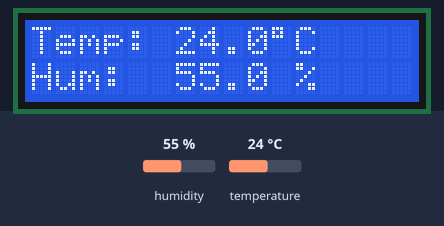
Recording of a program running on a simulated Arduino Uno R4 WiFi. Shown: 16×2 character LCD. Inputs (shaded band) come from the test bench; at power-on: humidity 55 %, temperature 24 °C.

Above: at 2.6 s.
2.7 s: humidity set to 22 %
At 6.3 s:
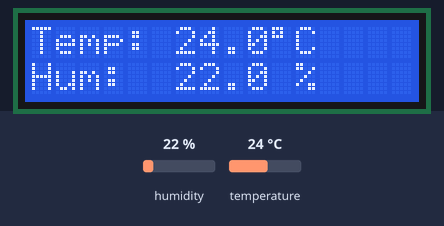
8.0 s: temperature set to 12 °C
At 10.6 s:
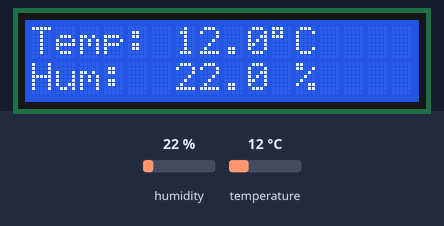
13.3 s: humidity set to 40 %
At 14.8 s:
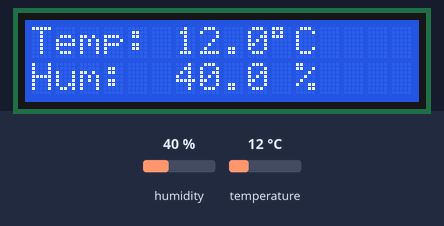
18.6 s: temperature set to 19 °C
At 23.3 s:
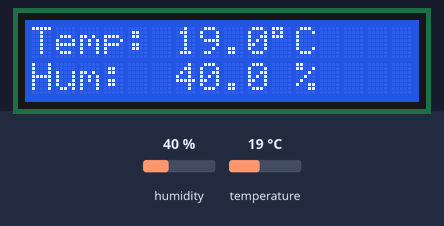
Timing chart, 0 to 24.8 s (numbered marks = the images above; inputs shaded):
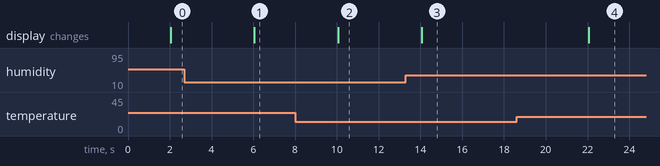

The program:

main.cpp
```cpp
// DHT11 temperature and humidity display.
//
// Board:     Arduino UNO R4 WiFi
// Sensor:    DHT11, data pin connected to D2           (see sensor.cpp)
// Display:   16x2 LCD with I2C backpack at address 0x27 (see display.cpp)
// Libraries: DHT sensor library (Adafruit), LiquidCrystal_I2C (marcoschwartz)

#include <Arduino.h>

#include "display.h"
#include "sensor.h"

// ---------------------------------------------------------------------------
// Constants and globals
// ---------------------------------------------------------------------------

namespace
{

constexpr uint32_t kSerialBaud = 9600;

// The DHT11 is a slow sensor: wait at least 2 seconds between readings.
constexpr uint32_t kReadIntervalMs = 2000;

// The DHT11 occasionally fails a single read even when wired correctly,
// so only show the error screen after this many failures in a row.
constexpr uint8_t kMaxConsecutiveFailures = 3;

uint32_t last_read_time = 0;
uint8_t consecutive_failures = 0;

}  // namespace

// ---------------------------------------------------------------------------
// Arduino entry points (names are fixed by the Arduino framework)
// ---------------------------------------------------------------------------

void setup()
{
  Serial.begin(kSerialBaud);

  DisplayBegin();
  SensorBegin();
}

void loop()
{
  // Non-blocking timing: only read again once the interval has elapsed.
  uint32_t now = millis();
  if (now - last_read_time < kReadIntervalMs)
  {
    return;
  }
  last_read_time = now;

  SensorReading reading = ReadSensor();
  if (!reading.is_valid)
  {
    Serial.println("Failed to read from DHT sensor!");

    // Keep the last good values on screen until failures persist.
    if (consecutive_failures < kMaxConsecutiveFailures)
    {
      consecutive_failures++;
    }
    if (consecutive_failures >= kMaxConsecutiveFailures)
    {
      ShowSensorError();
    }
    return;
  }

  consecutive_failures = 0;
  ShowReadings(reading);
}
```

display.h
```cpp
// 16x2 I2C LCD showing the sensor readings.

#ifndef DISPLAY_H_
#define DISPLAY_H_

#include "sensor.h"

// Starts the LCD and shows a startup message. Call once from setup().
void DisplayBegin();

void ShowReadings(const SensorReading &reading);
void ShowSensorError();

#endif  // DISPLAY_H_
```

sensor.h
```cpp
// DHT11 temperature and humidity sensor.

#ifndef SENSOR_H_
#define SENSOR_H_

struct SensorReading
{
  float temperature;
  float humidity;
  bool is_valid;
};

// Starts the sensor. Call once from setup().
void SensorBegin();

// Reads the sensor. Wait at least 2 seconds between calls (DHT11 limit).
SensorReading ReadSensor();

#endif  // SENSOR_H_
```

display.cpp
```cpp
#include "display.h"

#include <Arduino.h>

#include <cmath>
#include <cstdio>

#include <LiquidCrystal_I2C.h>
#include <Wire.h>

// ---------------------------------------------------------------------------
// Constants and globals
// ---------------------------------------------------------------------------

namespace
{

constexpr uint8_t kLcdAddress = 0x27;
constexpr uint8_t kLcdColumns = 16;
constexpr uint8_t kLcdRows = 2;

// Degree sign in the HD44780 character ROM of most LCD modules.
constexpr char kDegreeSymbol = '\xDF';

// e.g. "-12.3" plus null terminator.
constexpr size_t kNumberBufferSize = 8;
// One LCD line plus null terminator.
constexpr size_t kLineBufferSize = kLcdColumns + 1;

LiquidCrystal_I2C lcd(kLcdAddress, kLcdColumns, kLcdRows);

// ---------------------------------------------------------------------------
// Private helpers
// ---------------------------------------------------------------------------

// Formats a float with one decimal place without using %f,
// because float printf is not supported on this core.
void FormatOneDecimal(float value, char *out, size_t size)
{
  long tenths = std::lround(value * 10.0f);
  bool negative = tenths < 0;
  if (negative)
  {
    tenths = -tenths;
  }

  snprintf(out, size, "%s%ld.%ld", negative ? "-" : "", tenths / 10, tenths % 10);
}

// Writes text to one LCD row, padded with spaces (or truncated) to the full
// width so leftovers from the previous text are cleared.
void PrintRow(uint8_t row, const char *text)
{
  char line[kLineBufferSize];
  snprintf(line, sizeof(line), "%-*s", kLcdColumns, text);

  lcd.setCursor(0, row);
  lcd.print(line);
}

}  // namespace

// ---------------------------------------------------------------------------
// Public functions
// ---------------------------------------------------------------------------

void DisplayBegin()
{
  lcd.init();
  lcd.backlight();
  PrintRow(0, "Starting...");
}

void ShowReadings(const SensorReading &reading)
{
  char number[kNumberBufferSize];
  char line[kLineBufferSize];

  FormatOneDecimal(reading.temperature, number, sizeof(number));
  snprintf(line, sizeof(line), "Temp: %s%cC", number, kDegreeSymbol);
  PrintRow(0, line);

  FormatOneDecimal(reading.humidity, number, sizeof(number));
  snprintf(line, sizeof(line), "Hum:  %s %%", number);
  PrintRow(1, line);
}

void ShowSensorError()
{
  PrintRow(0, "Sensor error");
  PrintRow(1, "Check wiring");
}
```

sensor.cpp
```cpp
#include "sensor.h"

#include <Arduino.h>

#include <cmath>

#include <DHT.h>

// ---------------------------------------------------------------------------
// Constants and globals
// ---------------------------------------------------------------------------

namespace
{

constexpr uint8_t kDhtPin = 2;
constexpr uint8_t kDhtType = DHT11;

DHT dht(kDhtPin, kDhtType);

}  // namespace

// ---------------------------------------------------------------------------
// Public functions
// ---------------------------------------------------------------------------

void SensorBegin()
{
  dht.begin();
}

SensorReading ReadSensor()
{
  float humidity = dht.readHumidity();
  float temperature = dht.readTemperature();
  bool is_valid = !std::isnan(humidity) && !std::isnan(temperature);

  if (!is_valid)
  {
    return {0.0f, 0.0f, false};
  }
  return {temperature, humidity, true};
}
```

Measured:
- after the input at 2.7 s, the display: changes after 3.4 s (image 1)
- after the input at 8.0 s, the display: changes after 2.1 s (image 2)
- after the input at 13.3 s, the display: changes after 0.75 s (image 3)
- after the input at 18.6 s, the display: changes after 3.5 s (image 4)
